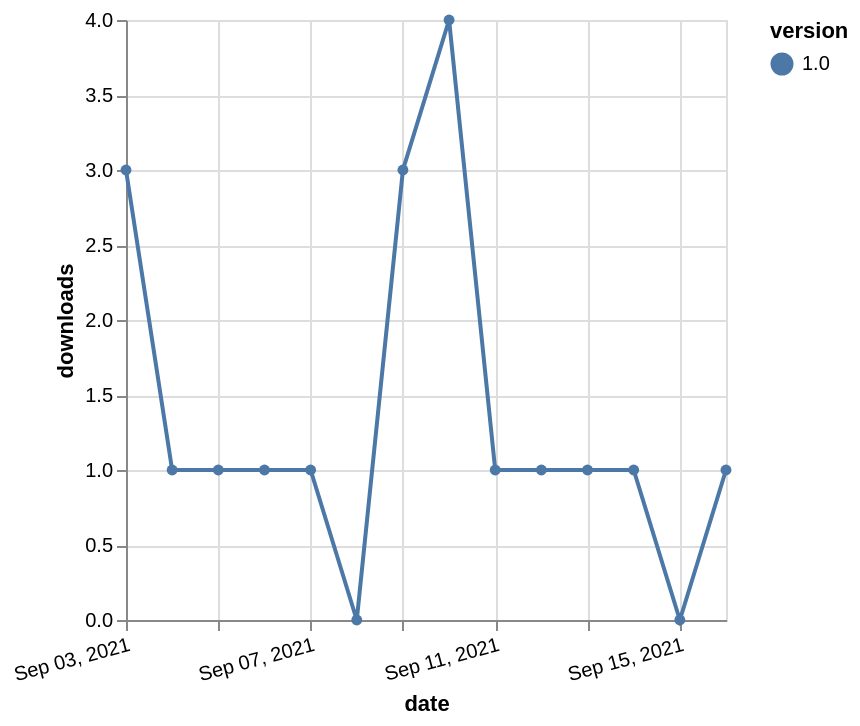

Source (Vega-Lite JSON):
### Vega-Lite specification from a JSON file in a GitHub repository (floating-point values rounded to 4 significant figures)
{"$schema": "https://vega.github.io/schema/vega-lite/v5.json", "description": "A simple bar chart with embedded data.", "data": {"values": [{"date": "2021-09-03", "total": 622, "delta": 3, "version": "1.0"}, {"date": "2021-09-04", "total": 623, "delta": 1, "version": "1.0"}, {"date": "2021-09-05", "total": 624, "delta": 1, "version": "1.0"}, {"date": "2021-09-06", "total": 625, "delta": 1, "version": "1.0"}, {"date": "2021-09-07", "total": 626, "delta": 1, "version": "1.0"}, {"date": "2021-09-08", "total": 626, "delta": 0, "version": "1.0"}, {"date": "2021-09-09", "total": 629, "delta": 3, "version": "1.0"}, {"date": "2021-09-10", "total": 633, "delta": 4, "version": "1.0"}, {"date": "2021-09-11", "total": 634, "delta": 1, "version": "1.0"}, {"date": "2021-09-12", "total": 635, "delta": 1, "version": "1.0"}, {"date": "2021-09-13", "total": 636, "delta": 1, "version": "1.0"}, {"date": "2021-09-14", "total": 637, "delta": 1, "version": "1.0"}, {"date": "2021-09-15", "total": 637, "delta": 0, "version": "1.0"}, {"date": "2021-09-16", "total": 638, "delta": 1, "version": "1.0"}]}, "width": "container", "mark": {"type": "line", "point": {"filled": true}}, "encoding": {"x": {"field": "date", "type": "temporal", "timeUnit": "yearmonthdate", "title": "date", "axis": {"labelAngle": -15}}, "y": {"field": "delta", "type": "quantitative", "title": "downloads"}, "color": {"field": "version", "type": "nominal"}, "tooltip": {"field": "delta"}}}
